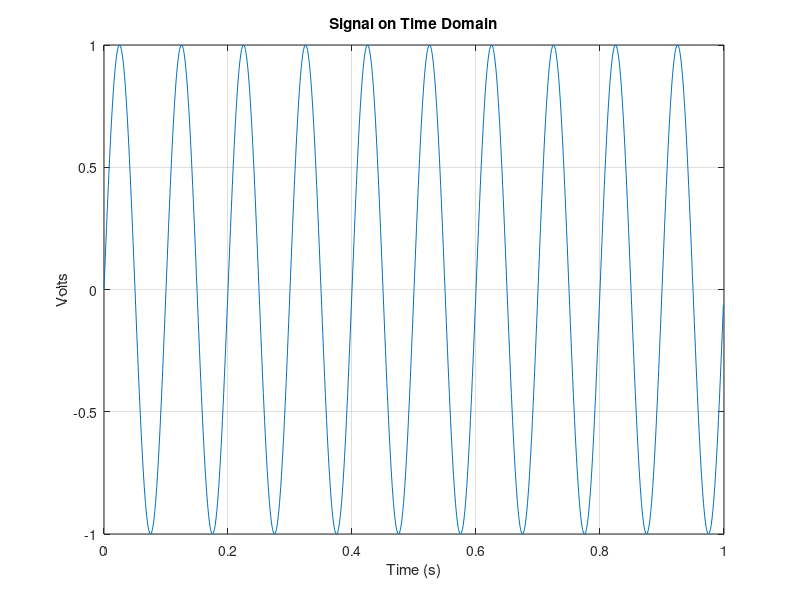
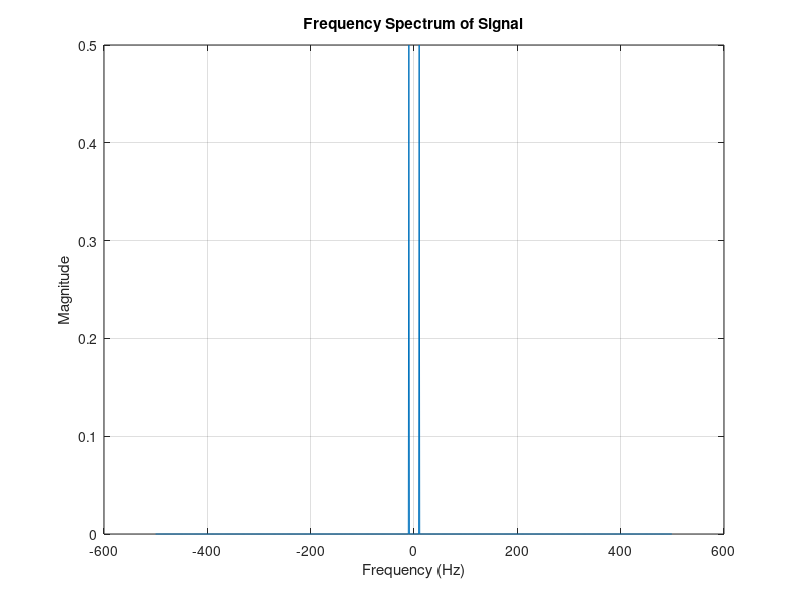

The MATLAB script that drew these images, in order:
clear all
close all
Fs = 1000; %sampling frequency
t = 0:1/Fs:1-1/Fs;
fm = 10; % Hz
s = sin(2*pi*fm*t);
plot(t,s);
title('Signal on Time Domain')
xlabel('Time (s)')
ylabel('Volts')
grid on
S = fftshift(fft(s));
%f = 0:1/Fs:1-1/Fs;
f = -Fs/2:1:Fs/2-1;
figure
plot(f,abs(S)/Fs);
title('Frequency Spectrum of Signal')
xlabel('Frequency (Hz)')
ylabel('Magnitude')
grid on